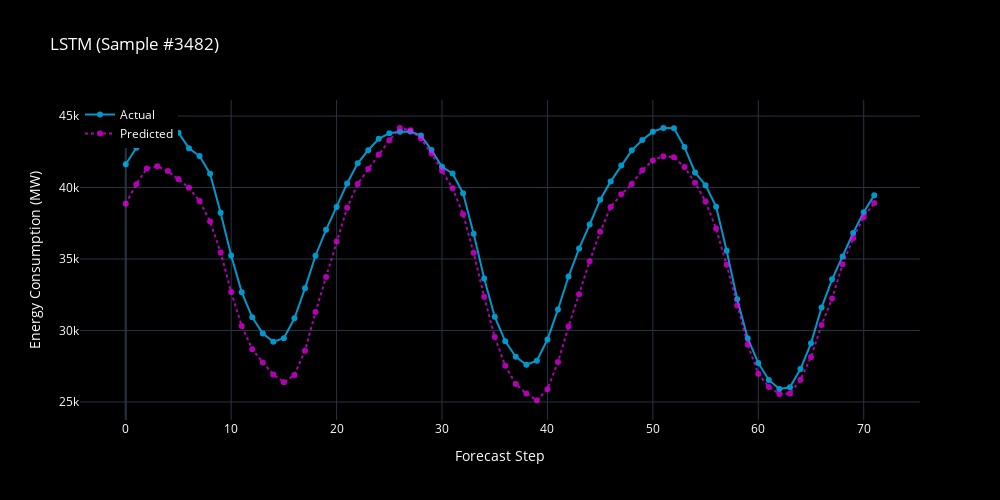
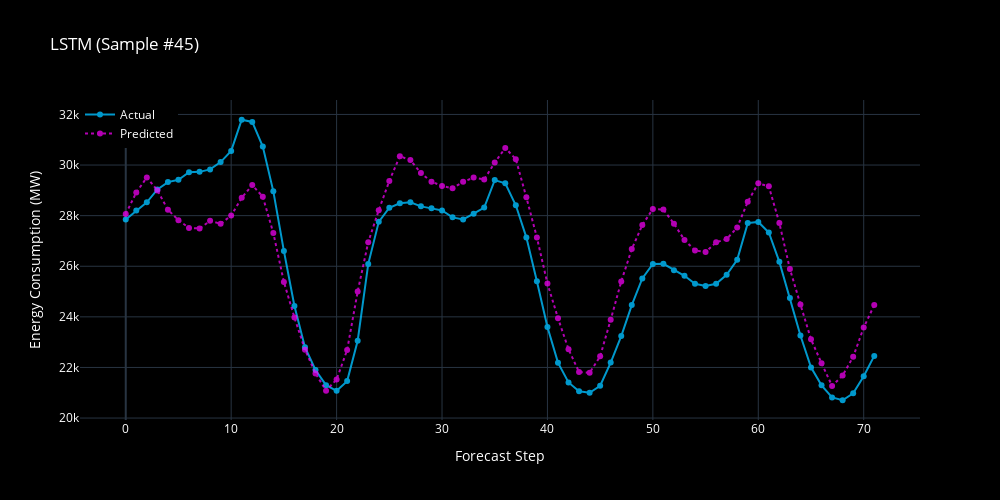

The cell these charts' notebook holds for them, in order:
### Markdown cell above
### Long Short-Term Memory

### Code cell
%%time

import torch
from models.lstm import LSTM_ECF
from utils.training_utils import set_seed, train, evaluate_multi_step
from sklearn.metrics import mean_absolute_error, root_mean_squared_error
from utils.visualization_utils import plot_multi_sample_forecasts

set_seed(42)

lstm_model = LSTM_ECF(input_size=X_train.shape[2], forecast_steps=forecast_steps)

lstm_model = train(
    lstm_model,
    train_loader=train_dl,
    val_loader=val_dl,
    optimizer=torch.optim.Adam(lstm_model.parameters(), lr=1e-3),
    loss_fn=torch.nn.MSELoss(),
    num_epochs=30,
    patience=3,
    device=device,
)

lstm_y_true, lstm_y_pred = evaluate_multi_step(lstm_model, test_dl, device)
lstm_y_true = target_scaler.inverse_transform(lstm_y_true.reshape(-1, 1)).flatten()
lstm_y_pred = target_scaler.inverse_transform(lstm_y_pred.reshape(-1, 1)).flatten()

lstm_mae = mean_absolute_error(lstm_y_true, lstm_y_pred)
lstm_rmse = root_mean_squared_error(lstm_y_true, lstm_y_pred)

print(f"[LSTM] Test MAE: {lstm_mae:.2f}")
print(f"[LSTM] Test RMSE: {lstm_rmse:.2f}")

plot_multi_sample_forecasts(
    y_true=lstm_y_true.reshape(-1, forecast_steps),
    y_pred=lstm_y_pred.reshape(-1, forecast_steps),
    num_samples=2,
    title_prefix="LSTM",
)

### Figure 1 — Plotly figure (JSON) as saved in the notebook; plotly's stock layout.template omitted (floating-point values rounded to 4 significant figures)
{"data": [{"line": {"color": "deepskyblue", "width": 2}, "marker": {"size": 6}, "mode": "lines+markers", "name": "Actual", "opacity": 0.8, "type": "scatter", "x": [0, 1, 2, 3, 4, 5, 6, 7, 8, 9, 10, 11, 12, 13, 14, 15, 16, 17, 18, 19, 20, 21, 22, 23, 24, 25, 26, 27, 28, 29, 30, 31, 32, 33, 34, 35, 36, 37, 38, 39, 40, 41, 42, 43, 44, 45, 46, 47, 48, 49, 50, 51, 52, 53, 54, 55, 56, 57, 58, 59, 60, 61, 62, 63, 64, 65, 66, 67, 68, 69, 70, 71], "y": [41630.0, 42780.0, 43900.0, 44740.0, 44730.0, 43840.0, 42750.0, 42200.0, 40960.0, 38240.0, 35240.0, 32680.0, 30920.0, 29780.0, 29220.0, 29450.0, 30850.0, 32950.0, 35230.0, 37040.0, 38640.0, 40290.0, 41690.0, 42610.0, 43410.0, 43800.0, 43900.0, 43920.0, 43640.0, 42620.0, 41450.0, 40980.0, 39600.0, 36770.0, 33640.0, 30960.0, 29240.0, 28160.0, 27610.0, 27890.0, 29370.0, 31470.0, 33770.0, 35730.0, 37410.0, 39140.0, 40430.0, 41550.0, 42600.0, 43320.0, 43900.0, 44170.0, 44150.0, 42830.0, 41060.0, 40150.0, 38660.0, 35580.0, 32180.0, 29460.0, 27720.0, 26540.0, 25910.0, 26030.0, 27300.0, 29100.0, 31600.0, 33580.0, 35180.0, 36820.0, 38270.0, 39470.0]}, {"line": {"color": "magenta", "dash": "dot", "width": 2}, "marker": {"size": 6}, "mode": "lines+markers", "name": "Predicted", "opacity": 0.7, "type": "scatter", "x": [0, 1, 2, 3, 4, 5, 6, 7, 8, 9, 10, 11, 12, 13, 14, 15, 16, 17, 18, 19, 20, 21, 22, 23, 24, 25, 26, 27, 28, 29, 30, 31, 32, 33, 34, 35, 36, 37, 38, 39, 40, 41, 42, 43, 44, 45, 46, 47, 48, 49, 50, 51, 52, 53, 54, 55, 56, 57, 58, 59, 60, 61, 62, 63, 64, 65, 66, 67, 68, 69, 70, 71], "y": [38870.0, 40240.0, 41340.0, 41490.0, 41150.0, 40590.0, 39980.0, 39060.0, 37630.0, 35460.0, 32690.0, 30320.0, 28690.0, 27770.0, 26920.0, 26380.0, 26880.0, 28580.0, 31290.0, 33730.0, 36220.0, 38580.0, 40250.0, 41300.0, 42310.0, 43300.0, 44170.0, 44000.0, 43430.0, 42380.0, 41170.0, 39950.0, 38120.0, 35440.0, 32350.0, 29540.0, 27530.0, 26250.0, 25590.0, 25120.0, 25890.0, 27790.0, 30270.0, 32540.0, 34840.0, 36900.0, 38630.0, 39520.0, 40240.0, 41210.0, 41900.0, 42200.0, 42110.0, 41430.0, 40340.0, 39020.0, 37130.0, 34590.0, 31740.0, 29010.0, 26970.0, 26050.0, 25550.0, 25600.0, 26560.0, 28150.0, 30380.0, 32240.0, 34640.0, 36460.0, 37940.0, 38920.0]}], "layout": {"font": {"color": "white"}, "height": 500, "legend": {"x": 0, "y": 1}, "paper_bgcolor": "black", "plot_bgcolor": "black", "title": {"text": "LSTM (Sample #3482)"}, "width": 1000, "xaxis": {"title": {"text": "Forecast Step"}}, "yaxis": {"title": {"text": "Energy Consumption (MW)"}}}}

### Figure 2 — Plotly figure (JSON) as saved in the notebook; plotly's stock layout.template omitted (floating-point values rounded to 4 significant figures)
{"data": [{"line": {"color": "deepskyblue", "width": 2}, "marker": {"size": 6}, "mode": "lines+markers", "name": "Actual", "opacity": 0.8, "type": "scatter", "x": [0, 1, 2, 3, 4, 5, 6, 7, 8, 9, 10, 11, 12, 13, 14, 15, 16, 17, 18, 19, 20, 21, 22, 23, 24, 25, 26, 27, 28, 29, 30, 31, 32, 33, 34, 35, 36, 37, 38, 39, 40, 41, 42, 43, 44, 45, 46, 47, 48, 49, 50, 51, 52, 53, 54, 55, 56, 57, 58, 59, 60, 61, 62, 63, 64, 65, 66, 67, 68, 69, 70, 71], "y": [27850.0, 28200.0, 28520.0, 29030.0, 29320.0, 29420.0, 29720.0, 29730.0, 29830.0, 30120.0, 30560.0, 31790.0, 31700.0, 30730.0, 28960.0, 26610.0, 24430.0, 22800.0, 21900.0, 21300.0, 21080.0, 21460.0, 23060.0, 26080.0, 27750.0, 28310.0, 28490.0, 28530.0, 28370.0, 28290.0, 28200.0, 27930.0, 27850.0, 28080.0, 28320.0, 29400.0, 29280.0, 28410.0, 27140.0, 25410.0, 23600.0, 22190.0, 21410.0, 21060.0, 21000.0, 21280.0, 22190.0, 23240.0, 24460.0, 25520.0, 26090.0, 26100.0, 25840.0, 25620.0, 25310.0, 25220.0, 25310.0, 25660.0, 26260.0, 27700.0, 27750.0, 27340.0, 26170.0, 24750.0, 23260.0, 22000.0, 21290.0, 20820.0, 20700.0, 20980.0, 21650.0, 22460.0]}, {"line": {"color": "magenta", "dash": "dot", "width": 2}, "marker": {"size": 6}, "mode": "lines+markers", "name": "Predicted", "opacity": 0.7, "type": "scatter", "x": [0, 1, 2, 3, 4, 5, 6, 7, 8, 9, 10, 11, 12, 13, 14, 15, 16, 17, 18, 19, 20, 21, 22, 23, 24, 25, 26, 27, 28, 29, 30, 31, 32, 33, 34, 35, 36, 37, 38, 39, 40, 41, 42, 43, 44, 45, 46, 47, 48, 49, 50, 51, 52, 53, 54, 55, 56, 57, 58, 59, 60, 61, 62, 63, 64, 65, 66, 67, 68, 69, 70, 71], "y": [28070.0, 28910.0, 29510.0, 29000.0, 28230.0, 27820.0, 27510.0, 27490.0, 27790.0, 27670.0, 28010.0, 28700.0, 29210.0, 28750.0, 27310.0, 25380.0, 23980.0, 22700.0, 21770.0, 21080.0, 21530.0, 22690.0, 25000.0, 26950.0, 28220.0, 29370.0, 30350.0, 30190.0, 29680.0, 29340.0, 29170.0, 29080.0, 29340.0, 29500.0, 29430.0, 30100.0, 30680.0, 30230.0, 28730.0, 27140.0, 25320.0, 23950.0, 22720.0, 21820.0, 21790.0, 22440.0, 23880.0, 25400.0, 26680.0, 27630.0, 28260.0, 28240.0, 27680.0, 27040.0, 26620.0, 26570.0, 26950.0, 27080.0, 27530.0, 28550.0, 29280.0, 29160.0, 27710.0, 25890.0, 24490.0, 23110.0, 22170.0, 21270.0, 21680.0, 22420.0, 23580.0, 24460.0]}], "layout": {"font": {"color": "white"}, "height": 500, "legend": {"x": 0, "y": 1}, "paper_bgcolor": "black", "plot_bgcolor": "black", "title": {"text": "LSTM (Sample #45)"}, "width": 1000, "xaxis": {"title": {"text": "Forecast Step"}}, "yaxis": {"title": {"text": "Energy Consumption (MW)"}}}}
